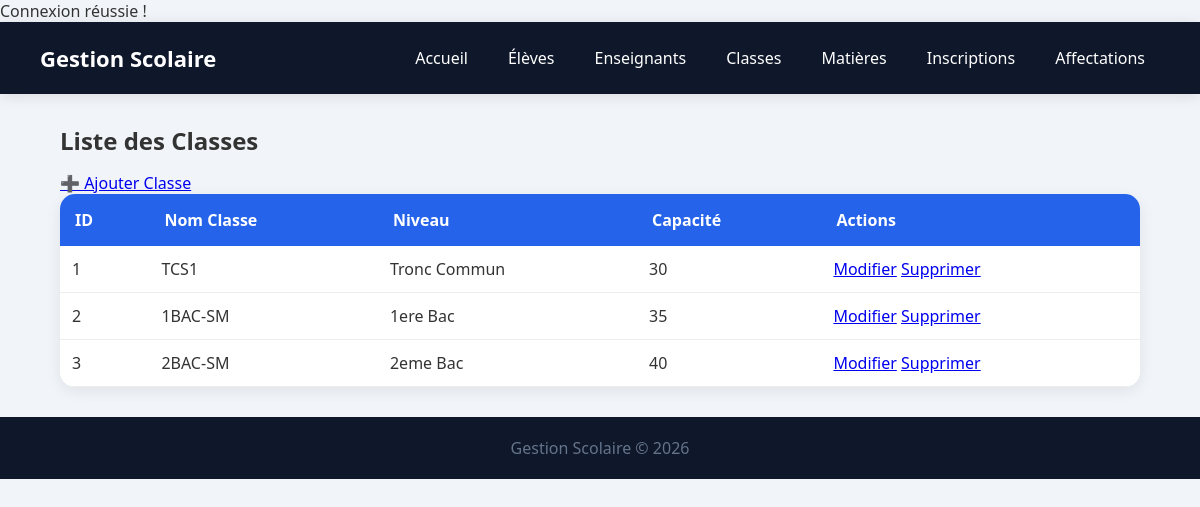
Page /classes/index.php on the committed database.
### tables this page shows
CREATE TABLE `classe` (
  `id_classe` int(11) NOT NULL,
  `nom_classe` varchar(50) DEFAULT NULL,
  `niveau` varchar(50) DEFAULT NULL,
  `capacite_max` varchar(50) DEFAULT NULL
);

### classes/index.php (the view)
<?php
require_once "../config.php";
include "../includes/header.php";
include "../includes/navbar.php";
$stmt = $pdo->query("SELECT * FROM classe");
?>
<h2>Liste des Classes</h2>
<a href="ajouter.php">➕ Ajouter Classe</a>
<table>
<tr>
    <th>ID</th>
    <th>Nom Classe</th>
    <th>Niveau</th>
    <th>Capacité</th>
    <th>Actions</th>
</tr>
<?php while($classe = $stmt->fetch(PDO::FETCH_ASSOC)): ?>
<tr>
    <td><?= htmlspecialchars($classe['id_classe']) ?></td>
    <td><?= htmlspecialchars($classe['nom_classe']) ?></td>
    <td><?= htmlspecialchars($classe['niveau']) ?></td>
    <td><?= htmlspecialchars($classe['capacite_max']) ?></td>
    <td>
        <a href="modifier.php?id=<?= $classe['id_classe'] ?>">Modifier</a>
        <a href="supprimer.php?id=<?= $classe['id_classe'] ?>" onclick="return confirm('Supprimer ?')">Supprimer</a>
    </td>
</tr>
<?php endwhile; ?>
</table>
<?php include "../includes/footer.php"; ?>

### style.css (style rules this page uses)
* { margin:0; padding:0; box-sizing:border-box; }
body { font-family:'Segoe UI',sans-serif; background:#f1f5f9; color:#333; }
h2 { margin-bottom:15px; }
table { width:100%; border-collapse:collapse; background:white; border-radius:15px; overflow:hidden; box-shadow:0 4px 15px rgba(0,0,0,.08); }
th { background:#2563eb; color:white; padding:15px; text-align:left; }
td { padding:12px; border-bottom:1px solid #eee; }

### rows in the picture
classe: id_classe "1", nom_classe "TCS1", niveau "Tronc Commun", capacite_max "30"
classe: id_classe "2", nom_classe "1BAC-SM", niveau "1ere Bac", capacite_max "35"
classe: id_classe "3", nom_classe "2BAC-SM", niveau "2eme Bac", capacite_max "40"
